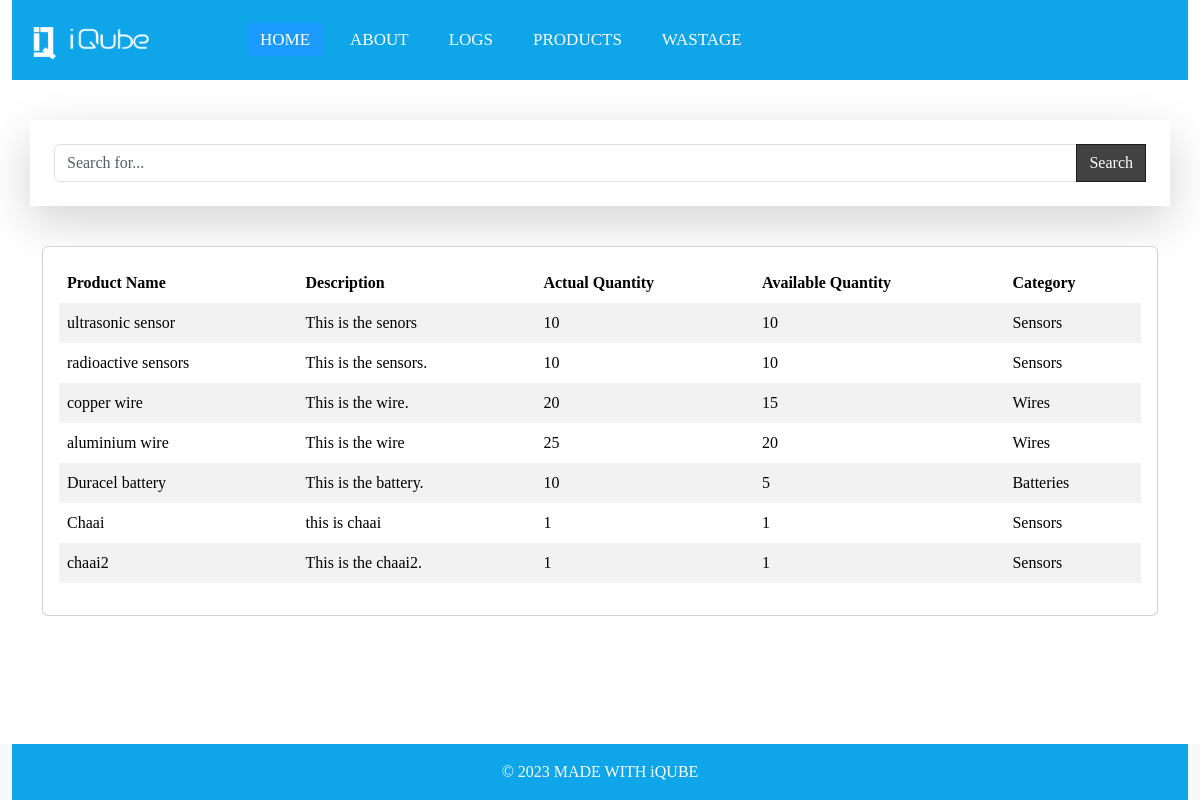
/, run on an earlier commit of the app's database.
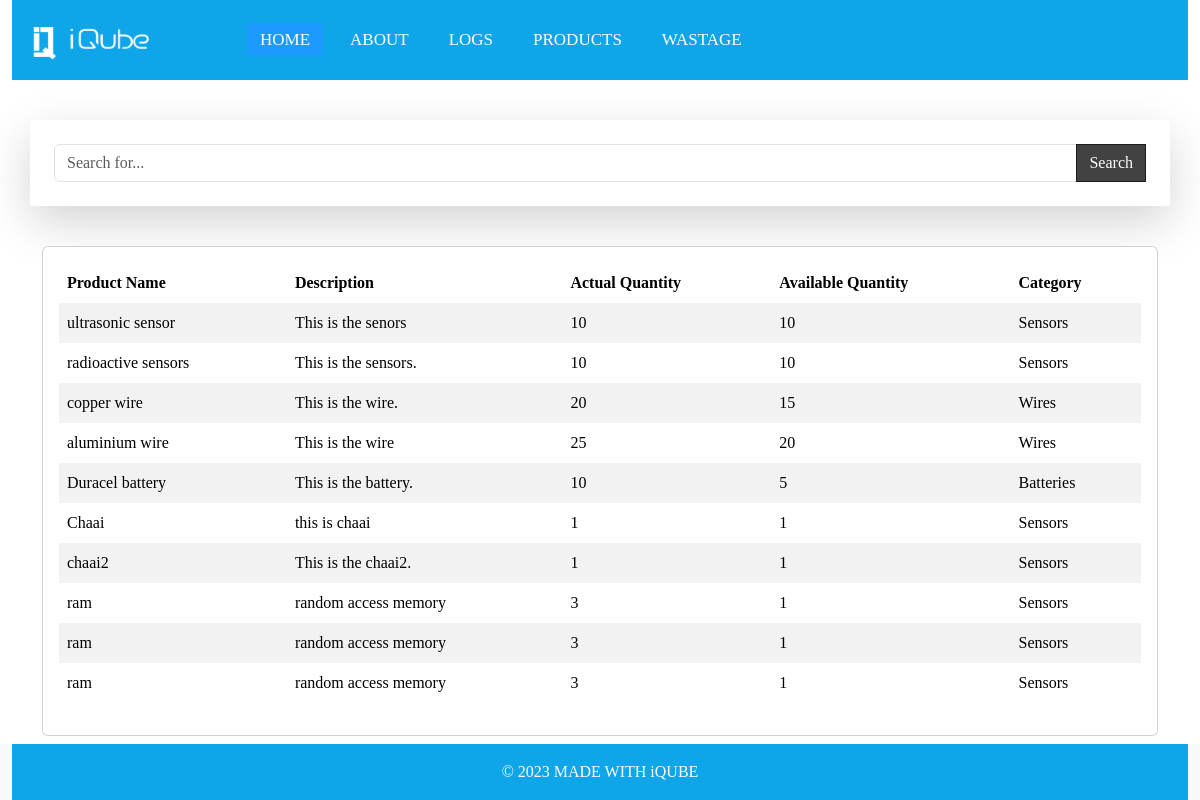
And on a later commit of the database.
### invention/models.py (models this page shows, shortened)
class Product(models.Model):
    name=models.CharField(max_length=255)
    decription=models.CharField(max_length=100)
    actual_count=models.PositiveIntegerField()
    available_count=models.PositiveIntegerField()
    category= models.ForeignKey('Category', on_delete=models.CASCADE)
    created_at = models.DateTimeField(auto_now=True)

class Category(models.Model):
    name=models.CharField(max_length=25)
    created_by = models.ForeignKey(User, on_delete=models.CASCADE)
    created_at=models.DateTimeField(auto_now=True)
    class Meta:
        verbose_name_plural = 'Categories'
    def __str__(self):
        return self.name

### invention/views.py (the view)
# urls.py: path('', views.home ,name="Home"),
def home(request):
    products = Product.objects.all()
    query = request.GET.get('query', '')
    if query:
       products = products.filter(name__icontains = query)
    return render(request, 'home.html', {'products': products,})

### invention/templates/home.html (shortened to what this page needs)
{% extends "base.html"%}
{% block base %}
 <div class="container  p-4 shadow-lg my-3">
  <form action="{% url 'Home' %}" method="get">
<div class="input-group">
	<input type="text" name="query" value="{{query}}" class="form-control" placeholder="Search for...">
      <span class="input-group-btn">
        <button class="btn btn-search" type="button"> Search</button>
      </span>
</div>
</form>
</div>
<br>
<div class="container mb-5">
<div class="card">
                <div class="card-body">
                  <div class="table-responsive">
                    <table class="table table-striped table-borderless">
                      <thead>
                        <tr>
                          <th>Product Name</th>
                          <th>Description</th>
                          <th>Actual Quantity</th>
                          <th>Available Quantity</th>
                          <th>Category</th>
                        </tr>
                      </thead>
                      <tbody>
                        {% for product in products %}
                        <tr>
                          <td>{{product.name}}</td>
                          <td class="font-weight-bold">{{ product.decription}}</td>
                          <td>{{ product.actual_count}}</td>
                          <td>{{ product.available_count}}</td>
                          <td>{{ product.category }}</td>
                        </tr>
                        {% endfor %}
                      </tbody>
                    </table>
                  </div>
                </div>
              </div>
            </div>
{% endblock %}

### invention/templates/base.html (shortened to what this page needs)
<!DOCTYPE html>
{% load static %}
<html lang="en">
  <head>
        <link href="https://cdn.jsdelivr.net/npm/bootstrap@5.3.2/dist/css/bootstrap.min.css" rel="stylesheet">
  </head>
  <body>
  <div class="container-fluid ">
<nav class="nav ">
      <img src="{% static 'images/logo-white.png' %}" alt="images/logo-white.png" height="36" width="150" class="mt-4">
      <ul class="mx-5">
        <li><a class="active text-decoration-none" href="#">Home</a></li>
        <li><a href="{% url 'About' %}" class="text-decoration-none">About</a></li>
        <li><a href="#" class="text-decoration-none">Logs</a></li>
        <li><a href="#" class="text-decoration-none">Products</a></li>
        <li><a href="{% url 'Add_wastage' %}" class="text-decoration-none">Wastage</a></li>
      </ul>
    </nav>
    </div>
<br>
{% block base %}
{% endblock %}
<footer class="bg-light text-center text-lg-start fixed-bottom container-fluid">
  <div class="text-center p-3" style="background-color: #0ea5e9;color:white;">
    © 2023 MADE WITH iQUBE
  </div>
</footer>
  </body>
</html>
{% load sweetify %}

What changed in the data, as far as the page shows it:
added Product: name "ram", decription "random access memory", actual_count "3", available_count "1", category "Sensors"
added Product: name "ram", decription "random access memory", actual_count "3", available_count "1", category "Sensors"
added Product: name "ram", decription "random access memory", actual_count "3", available_count "1", category "Sensors"
